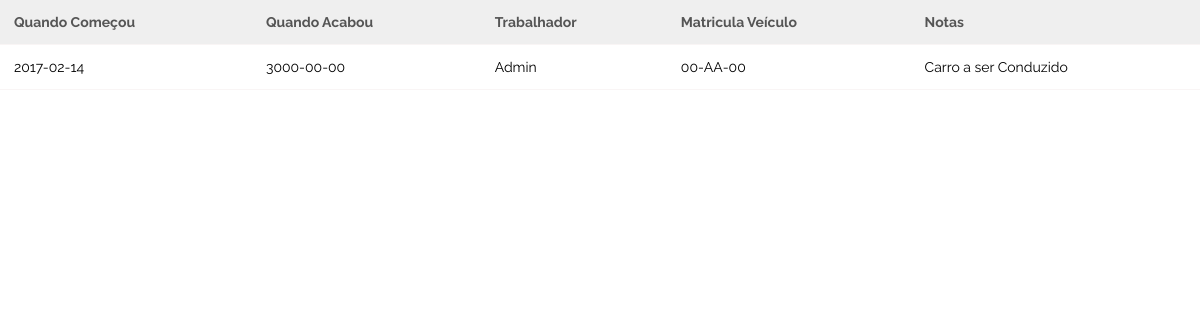
Page /veiact.php (signed in) on the committed database.
### tables this page shows
CREATE TABLE `veicondu` (
  `CodVeiC` int(11) NOT NULL auto_increment,
  `Notas` varchar(500) default NULL,
  `Quando_Comecou` date default NULL,
  `Quando_Acabou` date default NULL,
  `CodUser` int(11) default NULL,
  `CodVei` int(11) default NULL,
  `EmUso` varchar(45) default NULL,
  PRIMARY KEY  (`CodVeiC`),
  KEY `CodUser` (`CodUser`),
  KEY `CodVei` (`CodVei`),
  CONSTRAINT `veicondu_ibfk_1` FOREIGN KEY (`CodUser`) REFERENCES `utilizador` (`CodUser`),
  CONSTRAINT `veicondu_ibfk_2` FOREIGN KEY (`CodVei`) REFERENCES `veiculos` (`codVei`)
);

CREATE TABLE `utilizador` (
  `CodUser` int(11) NOT NULL auto_increment,
  `Nome_Registo` varchar(50) default NULL,
  `Senha` varchar(256) default NULL,
  `Nome_Proprio` varchar(100) default NULL,
  `Apelido` varchar(100) default NULL,
  `Genero` varchar(50) default NULL,
  `Data_Nascimento` date default NULL,
  `Data_Contratacao` date default NULL,
  `Pagamentos_Hora` varchar(50) default NULL,
  `Habilitacoes` varchar(50) default NULL,
  `Rua` varchar(200) default NULL,
  `N_Telemovel` int(11) default NULL,
  `N_Telefone` int(11) default NULL,
  `Email` varchar(100) default NULL,
  `Notas_contacto` varchar(500) default NULL,
  `Notas_Contracto` varchar(500) default NULL,
  `CodTipoU` int(11) default '2',
  `CodCi` int(11) default NULL,
  PRIMARY KEY  (`CodUser`),
  KEY `CodTipoU` (`CodTipoU`),
  KEY `CodCi` (`CodCi`),
  CONSTRAINT `utilizador_ibfk_1` FOREIGN KEY (`CodTipoU`) REFERENCES `tipouser` (`CodTipoU`),
  CONSTRAINT `utilizador_ibfk_2` FOREIGN KEY (`CodCi`) REFERENCES `cidade` (`CodCi`)
);

CREATE TABLE `veiculos` (
  `codVei` int(11) NOT NULL auto_increment,
  `Matricula` varchar(50) default NULL,
  `Marca` varchar(50) default NULL,
  `Modelo` varchar(50) default NULL,
  `cor` varchar(50) default NULL,
  `Ano` int(11) default NULL,
  `CodTipoC` int(11) default NULL,
  `CodTipoV` int(11) default NULL,
  PRIMARY KEY  (`codVei`),
  KEY `CodTipoC` (`CodTipoC`),
  KEY `CodTipoV` (`CodTipoV`),
  CONSTRAINT `veiculos_ibfk_1` FOREIGN KEY (`CodTipoC`) REFERENCES `tipocom` (`CodTipoC`),
  CONSTRAINT `veiculos_ibfk_2` FOREIGN KEY (`CodTipoV`) REFERENCES `tipovei` (`CodTipoV`)
);

### WEB/veiact.php (the view, shortened to what this page needs)
<html>
  <head>
	<link rel="stylesheet" href="style.css" type="text/css" />
	</head>
<body>
<?php
$link = mysqli_connect("localhost", "root", "", "frotas");
$sql = "SELECT * FROM veicondu, utilizador, veiculos where veicondu.CodUser=utilizador.CodUser and veicondu.CodVei=veiculos.CodVei and EmUso='Sim' and utilizador.CodUser=".$_SESSION['user'] . " LIMIT 1 "  ;
if($result = mysqli_query($link, $sql)){
    if(mysqli_num_rows($result) > 0){
        echo "<table>";
            echo "<tr>";
                echo "<th>Quando Começou</th>";
                echo "<th>Quando Acabou</th>";
                echo "<th>Trabalhador</th>";
				echo "<th>Matricula Veículo</th>";
				echo "<th>Notas</th>";
            echo "</tr>";
        while($row = mysqli_fetch_array($result)){
            echo "<tr>";
                echo "<td>" . $row['Quando_Comecou'] . "</td>";
                echo "<td>" . $row['Quando_Acabou'] . "</td>";
                echo "<td>" . $row['Nome_Registo'] . "</td>";
                echo "<td>" . $row['Matricula'] . "</td>";
				echo "<td>" . $row['Notas'] . "</td>";
            echo "</tr>";
        }
        echo "</table>";
    }
} else{
    echo "ERROR: Could not able to execute $sql. " . mysqli_error($link);
}
?>
</body>
</html>

### WEB/style.css (style rules this page uses)
* { margin:0; padding:0; }
table { font-family: Verdana, Geneva, sans-serif; width: 100%; border-collapse: collapse; }
th, td { text-align: left; font-size: 14px; font-family: "Raleway"; border-bottom: solid #f9f5f5 1px; padding: 14px; }
td { text-align: left; }
tr:nth-child(even) { background-color: white }
th { background-color: #efefef; color: #555; ; }
body { display: flex; min-height: 100vh; flex-direction: column; }

### rows in the picture
veicondu: Quando_Comecou "2017-02-14", Quando_Acabou "3000-00-00", CodUser.Nome_Registo "Admin", CodVei.Matricula "00-AA-00", Notas "Carro a ser Conduzido"
